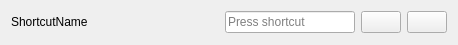
<?xml version="1.0" encoding="UTF-8"?>
<ui version="4.0">
 <class>ShortcutKeyEditItem</class>
 <widget class="QWidget" name="ShortcutKeyEditItem">
  <property name="geometry">
   <rect>
    <x>0</x>
    <y>0</y>
    <width>458</width>
    <height>45</height>
   </rect>
  </property>
  <property name="sizePolicy">
   <sizepolicy hsizetype="Expanding" vsizetype="Minimum">
    <horstretch>0</horstretch>
    <verstretch>0</verstretch>
   </sizepolicy>
  </property>
  <property name="windowTitle">
   <string>Form</string>
  </property>
  <layout class="QHBoxLayout" name="horizontalLayout">
   <item>
    <widget class="QLabel" name="shortcutNameLabel">
     <property name="text">
      <string>ShortcutName</string>
     </property>
     <property name="textFormat">
      <enum>Qt::TextFormat::RichText</enum>
     </property>
    </widget>
   </item>
   <item>
    <spacer name="horizontalSpacer">
     <property name="orientation">
      <enum>Qt::Orientation::Horizontal</enum>
     </property>
     <property name="sizeHint" stdset="0">
      <size>
       <width>87</width>
       <height>20</height>
      </size>
     </property>
    </spacer>
   </item>
   <item>
    <widget class="QKeySequenceEdit" name="keySequenceEdit"/>
   </item>
   <item>
    <widget class="QPushButton" name="resetButton">
     <property name="sizePolicy">
      <sizepolicy hsizetype="Fixed" vsizetype="Fixed">
       <horstretch>0</horstretch>
       <verstretch>0</verstretch>
      </sizepolicy>
     </property>
     <property name="icon">
      <iconset resource="qss.qrc">
       <normaloff>:/images/refresh.svg</normaloff>:/images/refresh.svg</iconset>
     </property>
    </widget>
   </item>
   <item>
    <widget class="QPushButton" name="clearButton">
     <property name="sizePolicy">
      <sizepolicy hsizetype="Fixed" vsizetype="Fixed">
       <horstretch>0</horstretch>
       <verstretch>0</verstretch>
      </sizepolicy>
     </property>
     <property name="icon">
      <iconset resource="qss.qrc">
       <normaloff>:/images/edit_clear.svg</normaloff>:/images/edit_clear.svg</iconset>
     </property>
    </widget>
   </item>
  </layout>
 </widget>
 <resources>
  <include location="qss.qrc"/>
 </resources>
 <connections/>
</ui>
